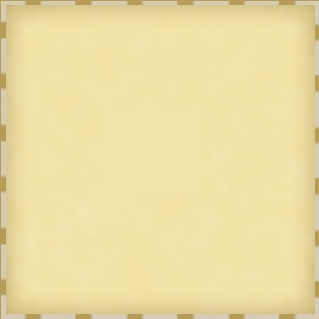
#> input picture templates/ref.png, 319 x 319 px, given as the content of the folder input_images, which was not available
$ python main.py
#> lines starting #> are read from the running program, lines starting #| are printed output that depends on the picture; after the words box and inside, x2 and y2 are one past the last pixel; in counts of white or black regions, pixels touching at a corner belong together; pictures that were not available may be replaced by others from this repository, and a replacement may not be noted
import cv2
import os
from dataclasses import dataclass
import numpy as np

@dataclass
class Config:
    """Configuration settings for cropping dotted square minimap images"""
    # File system settings
    input_folder: str = "input_images"
    output_folder: str = "cropped_images"
    valid_extensions: tuple = ('.png', '.jpg', '.jpeg')

    # Edge detection parameters
    canny_threshold_low: int = 50
    canny_threshold_high: int = 150
    epsilon: float = 0.02

    # Square detection criteria
    aspect_ratio_min: float = 0.9
    aspect_ratio_max: float = 1.1
    width_min: int = 310
    width_max: int = 330
    height_min: int = 310
    height_max: int = 330
    target_width: int = 319

    # Template matching settings
    template_path: str = "templates/ref.png"
    match_threshold: float = 0.23

    # Output image settings
    border_padding: int = 5

    # Debug settings
    debug: bool = False
    debug_folder: str = "debug_output"


# Color codes for terminal output
GREEN = '\033[92m'
RED = '\033[91m'
YELLOW = '\033[93m'
BLUE = '\033[94m'
RESET = '\033[0m'


# [31 lines left out: function find_square_template, not called in this run]


def find_square_contours(gray_image: np.ndarray, config: Config) -> tuple:
    """
    Tries to find the square using contour detection method.

    Args:
        gray_image: Grayscale input image
        config: Configuration object

    Returns:
        tuple: (x, y, w, h) if square found, None otherwise
    """
    edges = cv2.Canny(gray_image, config.canny_threshold_low, config.canny_threshold_high)
    contours, _ = cv2.findContours(edges, cv2.RETR_TREE, cv2.CHAIN_APPROX_SIMPLE) # Find contours from edges

    best_square = None
    for cnt in contours:
        approx = cv2.approxPolyDP(cnt, config.epsilon * cv2.arcLength(cnt, True), True)
        if len(approx) == 4:
            x, y, w, h = cv2.boundingRect(approx)
            aspect_ratio = w / float(h)

            # Check for square shape
            if config.aspect_ratio_min < aspect_ratio < config.aspect_ratio_max and \
               config.width_min < w < config.width_max and \
               config.height_min < h < config.height_max:

                if w == config.target_width:
                    return (x, y, w, h)
                elif best_square is None or abs(w - config.target_width) < abs(best_square[2] - config.target_width):
                    best_square = (x, y, w, h)

    return best_square


def crop_dotted_square(image_path: str, output_path: str, config: Config = Config()) -> None:
    """
    Crops the dotted square minimap from the image and saves it to the output path.

    Args:
        image_path: Path to the input image
        output_path: Path to save the cropped image
        config: Configuration object

    Returns:
        None
    """
#> called with image_path = 'input_images/ref.png', output_path = 'cropped_images/cropped_ref.png'
    image = cv2.imread(image_path)
#> image is the input picture: shape (319, 319, 3); mean B, G, R 163.2, 220.9, 236.1
    gray_image = cv2.cvtColor(image, cv2.COLOR_BGR2GRAY)
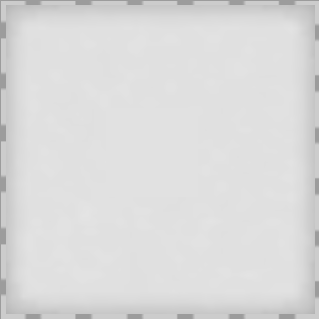
#> gray_image: shape (319, 319); min 156, max 228, mean 219
    best_square = find_square_contours(gray_image, config) # Represents the detected square
#> in find_square_contours, `edges = cv2.Canny(gray_image, config.canny_threshold_low, config.canny..`:
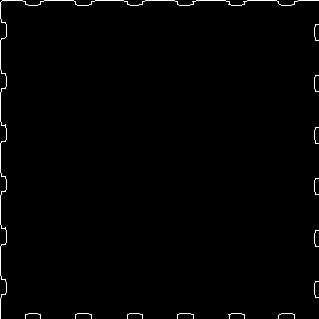
#> edges: shape (319, 319); 0.99% white in thin lines or dots
#> in find_square_contours, `contours, _ = cv2.findContours(edges, cv2.RETR_TREE, cv2.CHAIN_APPROX_..`: contours = 13 contours, 12 with area under 20; largest, box (x1, y1, x2, y2) and area: (0, 0, 319, 319) 26
#> the loop in find_square_contours, `for cnt in contours:` made 13 passes
#> (approx, x, y, w, h, aspect_ratio) on pass 13: ([[318, 0], [2, 0], [0, 318], [0, 2]], 0, 0, 319, 319, 1)
#> best_square = (0, 0, 319, 319)

    if not best_square:
        print(f"{YELLOW}No suitable square found in {image_path}{RESET}")
        print(f"{BLUE}Primary detection failed, trying template matching...{RESET}")

        best_square = find_square_template(gray_image, config)
        if best_square:
            print(f"{GREEN}Template matching succeeded!{RESET}")
        else:
            print(f"{RED}Template matching failed. No square found.{RESET}")

            if config.debug:
                edges = cv2.Canny(gray_image, config.canny_threshold_low, config.canny_threshold_high)
                contours, _ = cv2.findContours(edges, cv2.RETR_TREE, cv2.CHAIN_APPROX_SIMPLE)
                save_debug_images(image_path, image, gray_image, edges, contours, config)

            return

    x, y, w, h = best_square
#> x = 0; y = 0; w = 319; h = 319
    padding = config.border_padding # Slight cropping to remove border
    cropped = image[y + padding:y + h - padding, x + padding:x + w - padding]
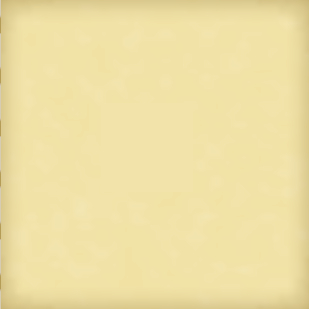
#> cropped: shape (309, 309, 3); mean B, G, R 164.4, 223.2, 238.3
    cv2.imwrite(output_path, cropped)
    print(f'{GREEN}Cropped and saved to {output_path}{RESET}')


# [30 lines left out: function save_debug_images, not called in this run]


def batch_crop_dotted_squares(input_folder: str, output_folder: str, config: Config = Config()) -> None:
    """
    Batch processes images in the input folder to crop dotted squares and save them to the output folder.

    Args:
        input_folder: Folder containing input images
        output_folder: Folder to save cropped images

    Returns:
        None
    """
    os.makedirs(output_folder, exist_ok=True)
    for filename in os.listdir(input_folder):
        if filename.lower().endswith(config.valid_extensions):
            input_path = os.path.join(input_folder, filename)
            output_path = os.path.join(output_folder, f"cropped_{filename}")
            crop_dotted_square(input_path, output_path, config)


def main():
    """Main entry point for the script."""
    config = Config(debug=True)
    batch_crop_dotted_squares(config.input_folder, config.output_folder, config)


if __name__ == "__main__":
    main()
